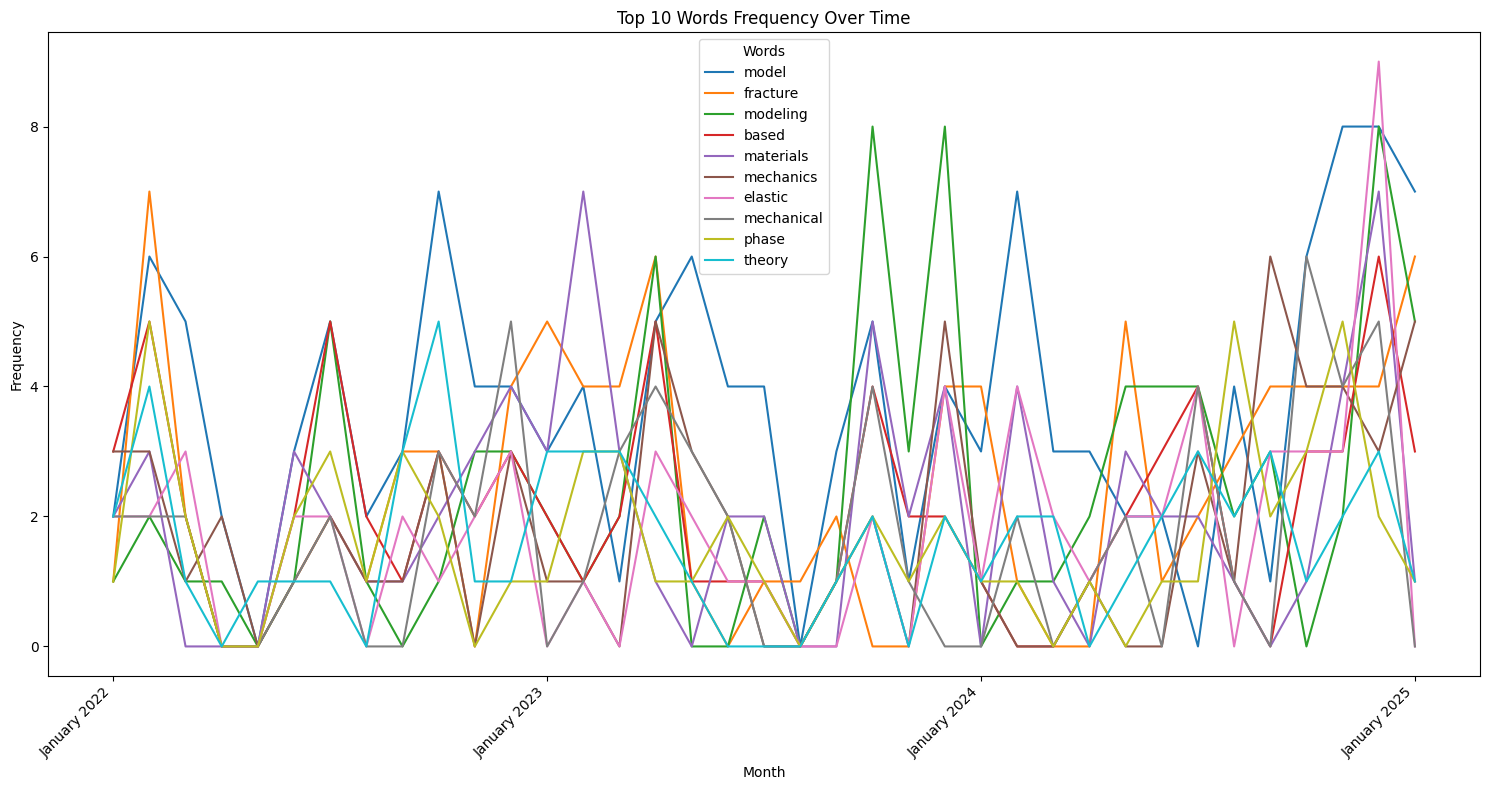

Write the Python code that produced this figure.
import re
from collections import Counter
import matplotlib.pyplot as plt
from wordcloud import STOPWORDS

stopwords = set(STOPWORDS)

date_pattern = re.compile(r'^(January|February|March|April|May|June|July|August|September|October|November|December)\s\d{4}$')

word_counts_by_month = {}
current_month = None
for entry in articles:
    if date_pattern.match(entry):
        current_month = entry
        word_counts_by_month[current_month] = Counter()
    elif current_month:
        words = [word.lower() for word in re.findall(r'\w+', entry) if word.lower() not in stopwords]
        word_counts_by_month[current_month].update(words)

all_words = Counter()
for month, word_counts in word_counts_by_month.items():
    all_words.update(word_counts)

top_words = [word for word, _ in all_words.most_common(10)]

frequency_matrix = {word: [] for word in top_words}
months = list(word_counts_by_month.keys())

for month in months:
    for word in top_words:
        frequency_matrix[word].append(word_counts_by_month[month][word])

plt.figure(figsize=(15, 8))

for word, frequencies in frequency_matrix.items():
    plt.plot(months, frequencies, label=word)

january_indices = [i for i, month in enumerate(months) if month.startswith("January")]
january_labels = [months[i] for i in january_indices]

plt.xlabel('Month')
plt.ylabel('Frequency')
plt.title('Top 10 Words Frequency Over Time')
plt.xticks(ticks=january_indices, labels=january_labels, rotation=45, ha='right')
plt.legend(title="Words")
plt.tight_layout()
plt.show()
